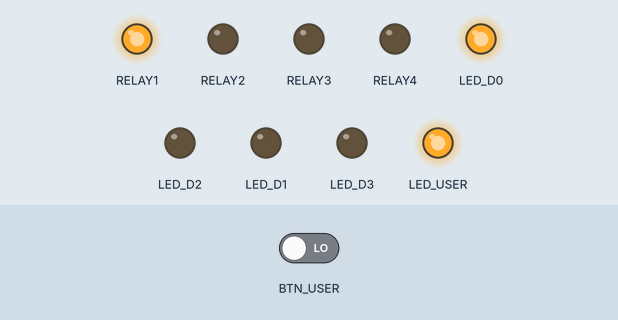
This sketch was run on a simulated Arduino Opta. Shown: output pins drawn as LEDs (lit = HIGH). Dashed ring = blinking. The test bench sets the inputs (shaded band); at power-on: BTN_USER LOW.

Above: at 1.2 s.
1.3 s: BTN_USER driven HIGH
At 1.6 s:
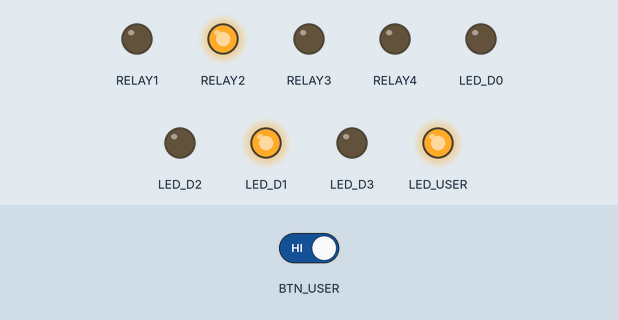
2.8 s: BTN_USER driven LOW
At 3.0 s:
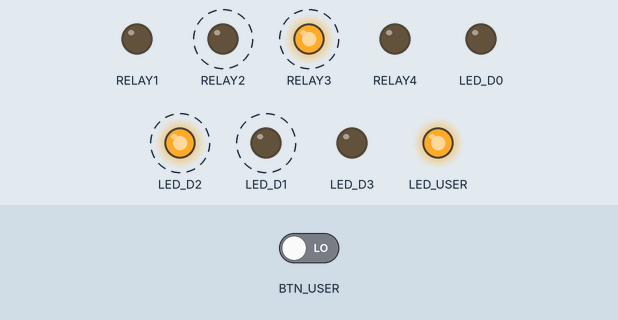
At 4.2 s:
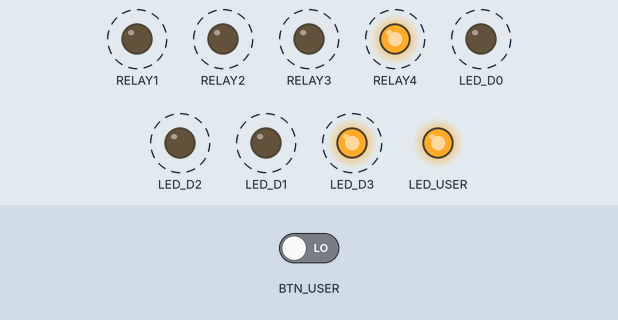
Timing chart, 0 to 11.8 s (numbered marks = the images above; inputs shaded):
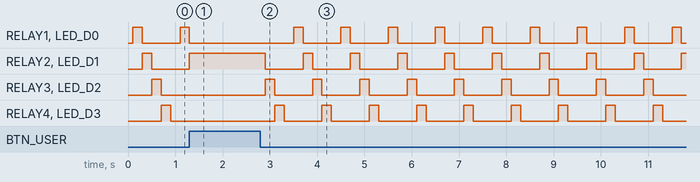

Measured:
- after the input at 1.3 s, RELAY1, LED_D0: goes on until 1.3 s, then stays LOW; RELAY2, LED_D1: goes on until 1.3 s, then stays HIGH; RELAY3, LED_D2: stops changing and stays LOW; RELAY4, LED_D3: stays LOW (without the input it goes to HIGH after 0.40 s)
- after the input at 2.8 s, RELAY1, LED_D0: alternates HIGH for 0.20 s and LOW for 0.80 s, starting after 0.70 s; RELAY2, RELAY3, LED_D2, LED_D1: alternates HIGH for 0.20 s and LOW for 0.80 s, starting after 0.10 s; RELAY4, LED_D3: alternates HIGH for 0.20 s and LOW for 0.80 s, starting after 0.30 s

The sketch:

relay_toggle.ino
```cpp
// (licence header left out)
int buttonState = 0;
int counter = 0;

/***********************************************************************************************************************
 * @BRIEF perform initial setup of the microcontroller
 * @AUTHOR Christoper D. McMurrough
 **********************************************************************************************************************/
void setup()
{
    // initialize LEDs
    pinMode(LED_USER, OUTPUT);
    pinMode(LED_D0, OUTPUT);
    pinMode(LED_D1, OUTPUT);
    pinMode(LED_D2, OUTPUT);
    pinMode(LED_D3, OUTPUT);

    // initialize relays
    pinMode(D0, OUTPUT);
    pinMode(D1, OUTPUT);
    pinMode(D2, OUTPUT);
    pinMode(D3, OUTPUT);

    // initialize button
    pinMode(BTN_USER, INPUT);
}

/***********************************************************************************************************************
 * @BRIEF main program loop
 * @AUTHOR Christoper D. McMurrough
 **********************************************************************************************************************/
void loop()
{
    digitalWrite(LED_USER, HIGH);
    buttonState = digitalRead(BTN_USER);
    if(buttonState == LOW)
    {
        if(counter < 4)
        {
            counter++;
        }
        else
        {
            counter = 0;
        }
        delay(100);
    }
    toggleRelays();
}

/***********************************************************************************************************************
 * @BRIEF toggle LEDs and relays
 * @AUTHOR Christoper D. McMurrough
 **********************************************************************************************************************/
void toggleRelays()
{
    switch(counter)
    {
    case 0:
        digitalWrite(LED_D0, LOW);
        digitalWrite(LED_D1, LOW);
        digitalWrite(LED_D2, LOW);
        digitalWrite(LED_D3, LOW);
        digitalWrite(D0, LOW);
        digitalWrite(D1, LOW);
        digitalWrite(D2, LOW);
        digitalWrite(D3, LOW);
        break;
    case 1:
        digitalWrite(LED_D0, HIGH);
        digitalWrite(LED_D1, LOW);
        digitalWrite(LED_D2, LOW);
        digitalWrite(LED_D3, LOW);
        digitalWrite(D0, HIGH);
        digitalWrite(D1, LOW);
        digitalWrite(D2, LOW);
        digitalWrite(D3, LOW);
        break;
    case 2:
        digitalWrite(LED_D0, LOW);
        digitalWrite(LED_D1, HIGH);
        digitalWrite(LED_D2, LOW);
        digitalWrite(LED_D3, LOW);
        digitalWrite(D0, LOW);
        digitalWrite(D1, HIGH);
        digitalWrite(D2, LOW);
        digitalWrite(D3, LOW);
        break;
    case 3:
        digitalWrite(LED_D0, LOW);
        digitalWrite(LED_D1, LOW);
        digitalWrite(LED_D2, HIGH);
        digitalWrite(LED_D3, LOW);
        digitalWrite(D0, LOW);
        digitalWrite(D1, LOW);
        digitalWrite(D2, HIGH);
        digitalWrite(D3, LOW);
        break;
    case 4:
        digitalWrite(LED_D0, LOW);
        digitalWrite(LED_D1, LOW);
        digitalWrite(LED_D2, LOW);
        digitalWrite(LED_D3, HIGH);
        digitalWrite(D0, LOW);
        digitalWrite(D1, LOW);
        digitalWrite(D2, LOW);
        digitalWrite(D3, HIGH);
        break;
    }
    delay(100);
}
```
